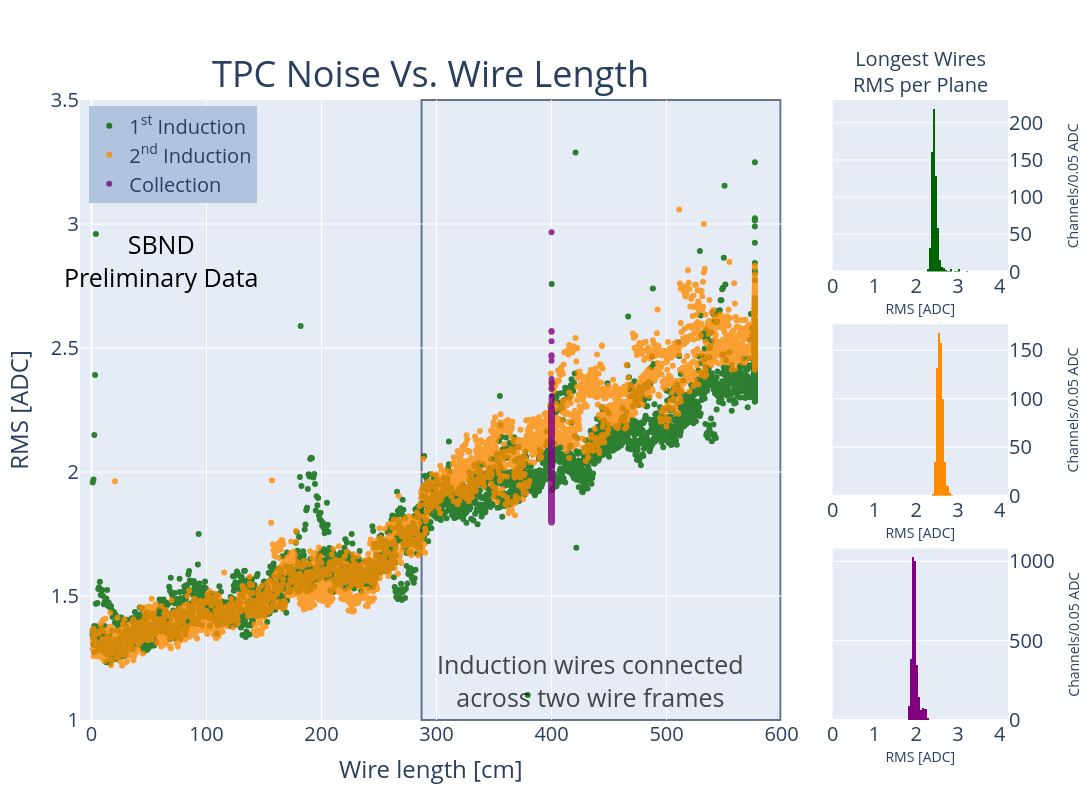

Notebook cell for this chart:
### Code cell
correct_rms = []
print(a)
for i in range(0,len(Noise_df['r']),32):
    correct_rms.extend(a*Noise_df['r'][i:i+32] +Noise_df['Raw_rms'][i]-a*Noise_df['r'][i+16])
Noise_df['corrected_rms'] = correct_rms
fig = make_subplots(rows=3,cols=2,specs=[[{"rowspan": 3}, {}],
           [None, {}],[None, {}]],subplot_titles =("<span style='font-size: 36px;''>TPC Noise Vs. Wire Length</span>","<span style='font-size: 20px;''>Longest Wires<br>RMS per Plane</span>"),column_widths=[0.8, 0.2],horizontal_spacing = 0.055,vertical_spacing = 0.085)

fig.add_trace(go.Scatter(x=Noise_df['r'][Noise_df['plane']==0][Noise_df['Raw_rms']>1.1],y = Noise_df['Raw_rms'][Noise_df['plane']==0][Noise_df['Raw_rms']>1.1],marker_color = 'DarkGreen',mode='markers',opacity=.8,text=Noise_df['Channel_id'],name='1<sup>st</sup> Induction'),row = 1, col = 1)
fig.add_trace(go.Scatter(x=Noise_df['r'][Noise_df['plane']==1][Noise_df['Raw_rms']>1.1],y = Noise_df['Raw_rms'][Noise_df['plane']==1][Noise_df['Raw_rms']>1.1],marker_color = 'darkorange',mode='markers',opacity=.8,text=Noise_df['Channel_id'],name='2<sup>nd</sup> Induction'),row = 1, col = 1)
fig.add_trace(go.Scatter(x=Noise_df['r'][Noise_df['plane']==2][Noise_df['Raw_rms']>1.4],y = Noise_df['Raw_rms'][Noise_df['plane']==2][Noise_df['Raw_rms']>1.4],marker_color = 'Purple',mode='markers',opacity=.8,text=Noise_df['Channel_id'],name='Collection'),row = 1, col = 1)


fig.add_trace(go.Histogram(x=Noise_df['Raw_rms'][mask_U],marker_color = 'darkgreen',xbins=dict(start = mean_U - 5,end = mean_U+5,size=.05),showlegend = False),row = 1, col =2)


fig.add_trace(go.Histogram(x=Noise_df['Raw_rms'][mask_V],marker_color = 'darkorange',xbins=dict(start = mean_V - 5,end = mean_V+5,size=.05),showlegend = False),row = 2, col =2)


fig.add_trace(go.Histogram(x=Noise_df['Raw_rms'][mask_Y],marker_color = 'purple',xbins=dict(start = mean_Y - 5,end = mean_Y + 5,size=.05),showlegend = False),row = 3, col =2)



fig.add_vrect(
    x0="287", x1="599",
     opacity=0.7,
    layer="below", line_width=2,row = 1,col =1
)

#fig.update_layout(xaxis2 = dict(range = [0,median+5]))
#fig.update_layout(margin = dict(r=200))
#fig.add_annotation(dict(font = dict(size = 10),xshift= 180,yshift=120,text = f"Mean RMS:{mean:.2f}",showarrow = False),row =1,col=2)
#fig.add_annotation(dict(font = dict(size = 10),xshift= 180,yshift=110,text = f"Median RMS:{median:.2f}",showarrow = False),row =1,col=2)

fig.update_layout(yaxis2 = dict(title="Channels/0.05 ADC",side="right",title_font=dict(size=14),title_standoff = 25),
                  yaxis3 = dict(title="Channels/0.05 ADC",side="right",title_font=dict(size=14),title_standoff = 25),
                  yaxis4 = dict(title="Channels/0.05 ADC",side="right",title_font=dict(size=14)),)
fig.update_layout(xaxis2 = dict(title="RMS [ADC]",side="left",title_font=dict(size=14),title_standoff= 5),
                  xaxis3 = dict(title="RMS [ADC]",side="left",title_font=dict(size=14),title_standoff= 5),
                  xaxis4 = dict(title="RMS [ADC]",side="left",title_font=dict(size=14),title_standoff= 5),)
fig.update_layout(xaxis2 = dict(range = [0,4.2]),xaxis4 = dict(range = [0,4.2]),xaxis3 = dict(range = [0,4.2]),)

fig.update_yaxes(title_text = "RMS [ADC]",title_font=dict(size=24),row = 1, col = 1)

fig.update_xaxes(title_text = "Wire length [cm]",title_font=dict(size=24),row = 1, col = 1)

#fig.update_layout(xaxis2 = dict(range = [0,5]),xaxis4 = dict(range = [0,5]),xaxis6 = dict(range = [0,5]))
fig.update_layout(yaxis = dict(range = [1,3.5]))
fig.update_layout(xaxis = dict(range= [-10,600],tickmode = 'linear',dtick = 100))
fig.update_annotations(font_size=20)
fig.update_layout(font = dict(size=20),legend=dict(
    yanchor="top",
    y=0.99,
    xanchor="left",
    x=0.01,
    bgcolor="LightSteelBlue",
        bordercolor="Black",
))
fig.add_annotation(dict(font = dict(size = 25,color="Black",)),xshift= -270,yshift=150,text = f"SBND<br>Preliminary Data",showarrow = False)
fig.add_annotation(dict(font = dict(size = 25,color="Black",)),opacity=0.7,xshift= 160,yshift=-270,text = f"Induction wires connected<br>across two wire frames",showarrow = False)

fig.update_layout(height = 800, width = 1200,showlegend = True)

fig.write_image(f'/Users/danielcarber/Documents/SBND/Noise_Analysis/Plots/RMS_vs_wire_length.png')
fig.write_image(f'/Users/danielcarber/Documents/SBND/Noise_Analysis/Plots/RMS_vs_wire_length.pdf')

fig.show()

### Figure 1 — Plotly figure (JSON) as saved in the notebook; plotly's stock layout.template omitted (floating-point values rounded to 4 significant figures; data arrays with more than 128 entries replaced by an {"elided": "..."} marker saying what was removed)
{"data": [{"marker": {"color": "DarkGreen"}, "mode": "markers", "name": "1<sup>st</sup> Induction", "opacity": 0.8, "text": {"elided": "11264 int values"}, "type": "scatter", "x": {"elided": "3967 float values"}, "xaxis": "x", "y": {"elided": "3967 float values"}, "yaxis": "y"}, {"marker": {"color": "darkorange"}, "mode": "markers", "name": "2<sup>nd</sup> Induction", "opacity": 0.8, "text": {"elided": "11264 int values"}, "type": "scatter", "x": {"elided": "3933 float values"}, "xaxis": "x", "y": {"elided": "3933 float values"}, "yaxis": "y"}, {"marker": {"color": "Purple"}, "mode": "markers", "name": "Collection", "opacity": 0.8, "text": {"elided": "11264 int values"}, "type": "scatter", "x": {"elided": "3272 int values"}, "xaxis": "x", "y": {"elided": "3272 float values"}, "yaxis": "y"}, {"marker": {"color": "darkgreen"}, "showlegend": false, "type": "histogram", "x": {"elided": "644 float values"}, "xaxis": "x2", "xbins": {"end": null, "size": 0.05, "start": null}, "yaxis": "y2"}, {"marker": {"color": "darkorange"}, "showlegend": false, "type": "histogram", "x": {"elided": "643 float values"}, "xaxis": "x3", "xbins": {"end": 7.576, "size": 0.05, "start": -2.424}, "yaxis": "y3"}, {"marker": {"color": "purple"}, "showlegend": false, "type": "histogram", "x": {"elided": "3272 float values"}, "xaxis": "x4", "xbins": {"end": null, "size": 0.05, "start": null}, "yaxis": "y4"}], "layout": {"annotations": [{"font": {"size": 20}, "showarrow": false, "text": "<span style='font-size: 36px;''>TPC Noise Vs. Wire Length</span>", "x": 0.378, "xanchor": "center", "xref": "paper", "y": 1, "yanchor": "bottom", "yref": "paper"}, {"font": {"size": 20}, "showarrow": false, "text": "<span style='font-size: 20px;''>Longest Wires<br>RMS per Plane</span>", "x": 0.9055, "xanchor": "center", "xref": "paper", "y": 1, "yanchor": "bottom", "yref": "paper"}, {"font": {"color": "Black", "size": 25}, "showarrow": false, "text": "SBND<br>Preliminary Data", "xshift": -270, "yshift": 150}, {"font": {"color": "Black", "size": 25}, "opacity": 0.7, "showarrow": false, "text": "Induction wires connected<br>across two wire frames", "xshift": 160, "yshift": -270}], "font": {"size": 20}, "height": 800, "legend": {"bgcolor": "LightSteelBlue", "bordercolor": "Black", "x": 0.01, "xanchor": "left", "y": 0.99, "yanchor": "top"}, "shapes": [{"layer": "below", "line": {"width": 2}, "opacity": 0.7, "type": "rect", "x0": "287", "x1": "599", "xref": "x", "y0": 0, "y1": 1, "yref": "y domain"}], "showlegend": true, "width": 1200, "xaxis": {"anchor": "y", "domain": [0, 0.756], "dtick": 100, "range": [-10, 600], "tickmode": "linear", "title": {"font": {"size": 24}, "text": "Wire length [cm]"}}, "xaxis2": {"anchor": "y2", "domain": [0.811, 1], "range": [0, 4.2], "side": "left", "title": {"font": {"size": 14}, "standoff": 5, "text": "RMS [ADC]"}}, "xaxis3": {"anchor": "y3", "domain": [0.811, 1], "range": [0, 4.2], "side": "left", "title": {"font": {"size": 14}, "standoff": 5, "text": "RMS [ADC]"}}, "xaxis4": {"anchor": "y4", "domain": [0.811, 1], "range": [0, 4.2], "side": "left", "title": {"font": {"size": 14}, "standoff": 5, "text": "RMS [ADC]"}}, "yaxis": {"anchor": "x", "domain": [0, 1], "range": [1, 3.5], "title": {"font": {"size": 24}, "text": "RMS [ADC]"}}, "yaxis2": {"anchor": "x2", "domain": [0.7233, 1], "side": "right", "title": {"font": {"size": 14}, "standoff": 25, "text": "Channels/0.05 ADC"}}, "yaxis3": {"anchor": "x3", "domain": [0.3617, 0.6383], "side": "right", "title": {"font": {"size": 14}, "standoff": 25, "text": "Channels/0.05 ADC"}}, "yaxis4": {"anchor": "x4", "domain": [0, 0.2767], "side": "right", "title": {"font": {"size": 14}, "text": "Channels/0.05 ADC"}}}}
